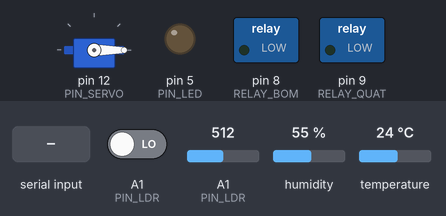
The sketch below on a simulated Arduino Uno, built with avr-gcc and run on an emulated ATmega328P. Parts: servo, switched loads named in the sketch (green lamp = pin HIGH), output pins drawn as LEDs (lit = HIGH). The inputs (shaded band) are chosen by the test bench; at power-on: humidity 55 %, A1 (PIN_LDR) LOW, temperature 24 °C, A1 (PIN_LDR) = 512. What the sketch prints to the serial monitor is not drawn.

Above: at 4.2 s.
4.3 s: humidity set to 51 %
7.1 s: humidity set to 48 %
At 8.5 s:
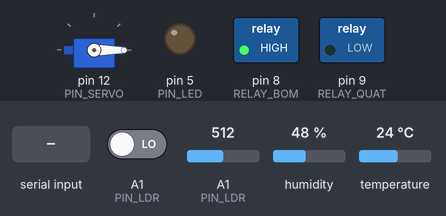
9.9 s: A1 (PIN_LDR) driven HIGH
At 12.4 s:
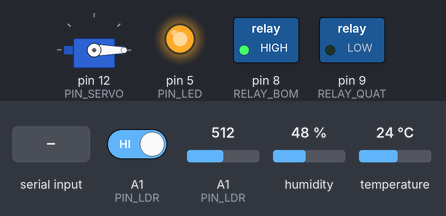
13.0 s: "FAN:1\n" received over the second serial link
At 14.9 s:
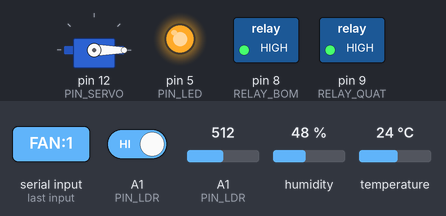
15.8 s: temperature set to 30 °C
19.5 s: temperature set to 33 °C
At 20.7 s:
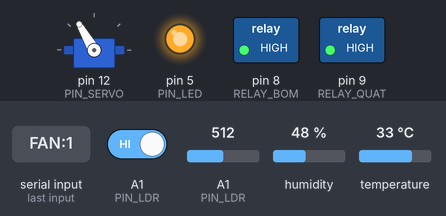
Timing chart, 0 to 22.5 s (numbered marks = the images above; inputs shaded):
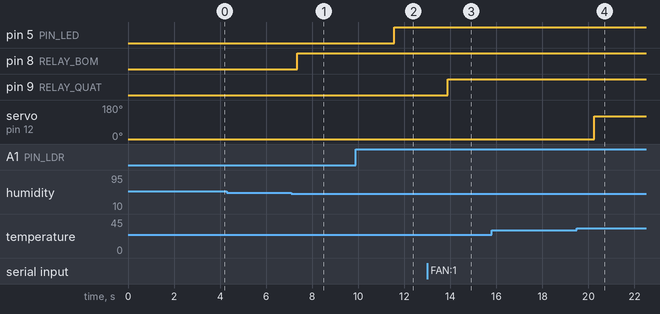

Measured:
- the behaviour switches between 50 and 49 % on humidity (found by bisection; images 0 and 1)
- the behaviour switches between 31 and 32 °C on temperature (found by bisection; images 3 and 4)
- after the input at 4.3 s, every drawn part: stays the same
- after the input at 7.1 s, pin 8 (RELAY_BOM): LOW → HIGH after 0.24 s
- after the input at 9.9 s, pin 5 (PIN_LED): LOW → HIGH after 1.7 s
- after the input at 13.0 s, pin 9 (RELAY_QUAT): LOW → HIGH after 0.88 s
- after the input at 15.8 s, every drawn part: stays the same
- after the input at 19.5 s, servo on pin 12 (PIN_SERVO): 0° → 120° after 0.74 s

The sketch:

adruino-uno.ino
```cpp
#include <DHT.h>
#include <SoftwareSerial.h>
#include <Servo.h>

#define PIN_DHT    2
#define PIN_LDR    A1
#define PIN_LED    5
#define RELAY_QUAT 9
#define RELAY_BOM  8
#define PIN_SERVO  12

#define NGUONG_NHIET   30.0
#define NGUONG_MO_CUA  31.0
#define NGUONG_DO_AM   50.0
#define GOS_MO        120    // ← tăng từ 90 lên 120
#define GOS_DONG        0
#define MANUAL_TIME  60000   // 10 giây manual override

SoftwareSerial espSerial(6, 7);
DHT dht(PIN_DHT, DHT11);
Servo servo;

bool quatBat=false, bomBat=false, denBat=false, cuaMo=false;
unsigned long lastSend = 0;

// Timer manual override cho từng thiết bị
unsigned long manualFan  = 0;
unsigned long manualPump = 0;
unsigned long manualLed  = 0;
unsigned long manualDoor = 0;

void setup() {
    Serial.begin(9600);
    espSerial.begin(9600);
    pinMode(PIN_LED,    OUTPUT); digitalWrite(PIN_LED,    LOW);
    pinMode(RELAY_QUAT, OUTPUT); digitalWrite(RELAY_QUAT, LOW);
    pinMode(RELAY_BOM,  OUTPUT); digitalWrite(RELAY_BOM,  LOW);
    pinMode(PIN_LDR,    INPUT);
    servo.attach(PIN_SERVO);
    servo.write(GOS_DONG);
    dht.begin();
    Serial.println("=== NHA KINH KHOI DONG ===");
    delay(3000);
}

void loop() {
    float t      = dht.readTemperature();
    float h      = dht.readHumidity();
    int   ldrDO  = digitalRead(PIN_LDR);
    int   ldrRaw = analogRead(PIN_LDR);

    if (isnan(t) || isnan(h) || t < 1.0) {
        Serial.println("LOI DHT11!");
        delay(2000);
        return;
    }

    unsigned long now = millis();

    // ── ĐIỀU KIỆN AUTO (chỉ khi hết manual override) ──
    if (now > manualFan)  quatBat = (t > NGUONG_NHIET);
    if (now > manualPump) bomBat  = (h < NGUONG_DO_AM);
    if (now > manualLed)  denBat  = (ldrDO == 1);
    if (now > manualDoor) cuaMo   = (t > NGUONG_MO_CUA);

    // ── ĐIỀU KHIỂN ──────────────────
    digitalWrite(RELAY_QUAT, quatBat ? HIGH : LOW);
    digitalWrite(RELAY_BOM,  bomBat  ? HIGH : LOW);
    digitalWrite(PIN_LED,    denBat  ? HIGH : LOW);
    servo.write(cuaMo ? GOS_MO : GOS_DONG);

    // ── IN KẾT QUẢ ──────────────────
    Serial.println("================================");
    Serial.print("Nhiet do  : "); Serial.print(t);
    Serial.print(" C → Quat: "); Serial.print(quatBat ? "BAT" : "TAT");
    if (now < manualFan) Serial.print(" [MANUAL]");
    Serial.print(" | Cua: "); Serial.print(cuaMo ? "MO" : "DONG");
    if (now < manualDoor) Serial.print(" [MANUAL]");
    Serial.println();

    Serial.print("Do am KK  : "); Serial.print(h);
    Serial.print(" % → Bom : "); Serial.print(bomBat ? "BAT" : "TAT");
    if (now < manualPump) Serial.print(" [MANUAL " + String((manualPump-now)/1000) + "s]");
    Serial.println();

    Serial.print("Anh sang  : DO="); Serial.print(ldrDO);
    Serial.print(" → Den : "); Serial.print(denBat ? "BAT" : "TAT");
    if (now < manualLed) Serial.print(" [MANUAL]");
    Serial.println();

    // ── GỬI JSON LÊN ESP32 ──────────
    if (millis() - lastSend >= 5000) {
        lastSend = millis();
        String json = "{\"t\":"    + String(t,1) +
                     ",\"h\":"    + String(h,1) +
                     ",\"l\":"    + String(ldrRaw) +
                     ",\"soil\":0" +
                     ",\"fan\":"  + String(quatBat?1:0) +
                     ",\"pump\":" + String(bomBat?1:0) +
                     ",\"led\":"  + String(denBat?1:0) +
                     ",\"door\":" + String(cuaMo?1:0) + "}";
        espSerial.println(json);
        Serial.println(">>> Gui ESP32: " + json);
    }

    // ── NHẬN LỆNH TỪ ESP32 ──────────
    if (espSerial.available()) {
        String cmd = espSerial.readStringUntil('\n');
        cmd.trim();
        Serial.println("<<< Nhan lenh: " + cmd);

        if (cmd=="FAN:1")  {
            quatBat=true;  digitalWrite(RELAY_QUAT, HIGH);
            manualFan = millis() + MANUAL_TIME;   // Giữ 10s
        }
        else if (cmd=="FAN:0")  {
            quatBat=false; digitalWrite(RELAY_QUAT, LOW);
            manualFan = millis() + MANUAL_TIME;
        }
        else if (cmd=="PUMP:1") {
            bomBat=true;   digitalWrite(RELAY_BOM, HIGH);
            manualPump = millis() + MANUAL_TIME;  // Giữ 10s
        }
        else if (cmd=="PUMP:0") {
            bomBat=false;  digitalWrite(RELAY_BOM, LOW);
            manualPump = millis() + MANUAL_TIME;
        }
        else if (cmd=="LED:1")  {
            denBat=true;   digitalWrite(PIN_LED, HIGH);
            manualLed = millis() + MANUAL_TIME;
        }
        else if (cmd=="LED:0")  {
            denBat=false;  digitalWrite(PIN_LED, LOW);
            manualLed = millis() + MANUAL_TIME;
        }
        else if (cmd=="DOOR:1") {
            cuaMo=true;    servo.write(GOS_MO);
            manualDoor = millis() + MANUAL_TIME;
        }
        else if (cmd=="DOOR:0") {
            cuaMo=false;   servo.write(GOS_DONG);
            manualDoor = millis() + MANUAL_TIME;
        }
    }

    delay(2000);
}
```
